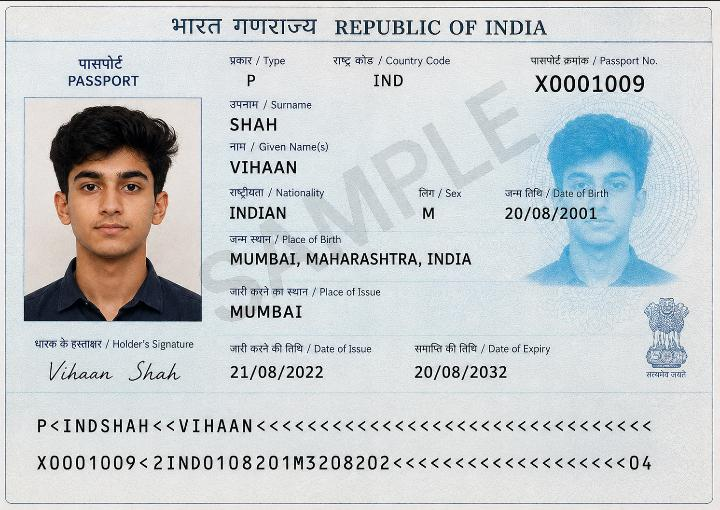
#> input picture Images/Passport/WhatsApp Image 2026-09-04 at 13.21.05.jpeg, 720 x 510 px
$ python -i ocr_4_stage.py   (imports and definitions only)
#> lines starting #> are read from the running program, lines starting #| are printed output that depends on the picture; after the words box and inside, x2 and y2 are one past the last pixel; in counts of white or black regions, pixels touching at a corner belong together
"""
Passport / Visa Document Screening + Database System
====================================================

4-stage pipeline:
    1. CLASSIFICATION  -> Passport or Visa
    2. EXTRACTION      -> OCR + MRZ / Visa fields
    3. VERIFICATION    -> Match against the correct JSON database
    4. STORAGE         -> Update the matching verified record

This is a project/demo screening system, NOT a certified authenticity
or immigration verification system.
"""

import cv2
import numpy as np
import pytesseract
import re
import json
import os
import sys
from datetime import datetime
from dataclasses import dataclass, field


# =========================================================
# CONFIGURATION
# =========================================================

BASE_DIR = os.path.dirname(os.path.abspath(__file__))

def resolve_db_path(filename):
#> called with filename = 'Passport.json'
    possible_roots = [
        BASE_DIR,
        os.path.dirname(BASE_DIR),
        os.getcwd(),
    ]
    candidates = []
    for root in possible_roots:
        candidates.append(os.path.join(root, "DataBase", filename))
        candidates.append(os.path.join(root, "database", filename))
        candidates.append(os.path.join(root, filename))

    for c in candidates:
        if os.path.exists(c):
            return os.path.abspath(c)

    default_root = (
        os.path.dirname(BASE_DIR)
        if os.path.basename(BASE_DIR).lower() == "backhend"
        else BASE_DIR
    )
    return os.path.abspath(os.path.join(default_root, "DataBase", filename))

PASSPORT_DB = resolve_db_path("Passport.json")
VISA_DB = resolve_db_path("Visas.json")

# If Tesseract is installed at the normal Windows location, this works.
# If tesseract is already in PATH, leave this as None.
TESSERACT_PATH = r"C:\Program Files\Tesseract-OCR\tesseract.exe"

if os.path.exists(TESSERACT_PATH):
    pytesseract.pytesseract.tesseract_cmd = TESSERACT_PATH


# =========================================================
# DATABASE LOADING
# =========================================================

def load_json_database(path):
    if not os.path.exists(path):
        raise FileNotFoundError(
            f"Database file not found: '{path}'. "
            f"Keep {PASSPORT_DB} and {VISA_DB} in the same folder as this script."
        )

    with open(path, "r", encoding="utf-8") as f:
        return json.load(f)


# [1 line that did not run here, left out]
# [1 line that did not run here, left out]


# =========================================================
# STAGE 1 - DOCUMENT CLASSIFICATION
# =========================================================

def normalize_ocr_text(text):
    return re.sub(r"\s+", " ", text.upper()).strip()


# [102 lines left out: functions detect_mrz_lines, classify_document, not called in this run]


# =========================================================
# COMMON IMAGE PREPROCESSING / OCR
# =========================================================

def preprocess_image(image_path):
    img = cv2.imread(image_path)
#> img is the input picture: shape (510, 720, 3); mean B, G, R 207.1, 204.8, 199.9

    if img is None:
        raise FileNotFoundError(
            f"Could not load '{image_path}'. "
            "Check the path and make sure the image is valid."
        )

    gray = cv2.cvtColor(img, cv2.COLOR_BGR2GRAY)
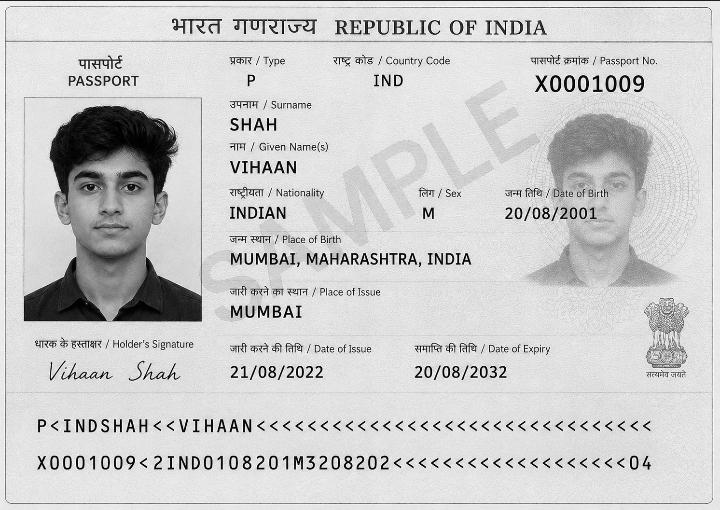
#> gray: shape (510, 720); min 0, max 255, mean 203.6

    denoised = cv2.fastNlMeansDenoising(gray, h=10)

    thresh = cv2.adaptiveThreshold(
        denoised,
        255,
        cv2.ADAPTIVE_THRESH_GAUSSIAN_C,
        cv2.THRESH_BINARY,
        31,
        15,
    )
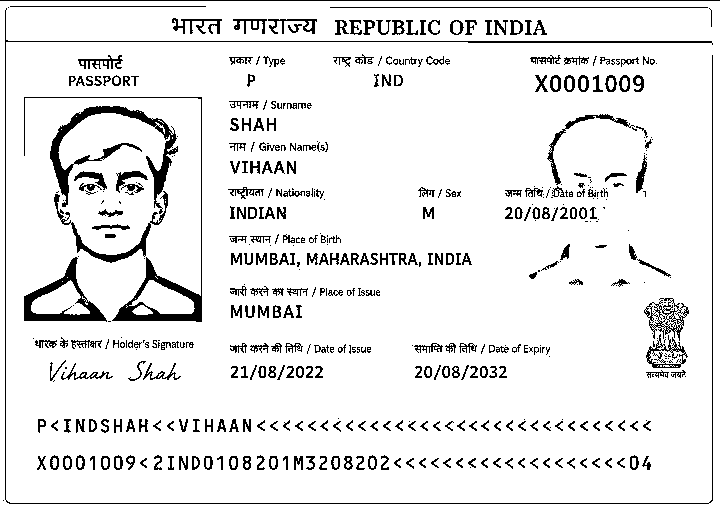
#> thresh: shape (510, 720); 91.4% white; 501 black regions (181 under 20 px), largest, box (x1, y1, x2, y2) and area: (5, 8, 713, 504) 2603, (50, 106, 178, 214) 2529, (24, 97, 202, 322) 1985

    return img, gray, thresh


def extract_text(thresh_img):
    config = "--oem 3 --psm 6"

#> (the run stopped early here; a loop or call above may not have finished)

$ run again, on Images/Passport/file_000000007db482119769f1833470771a.png
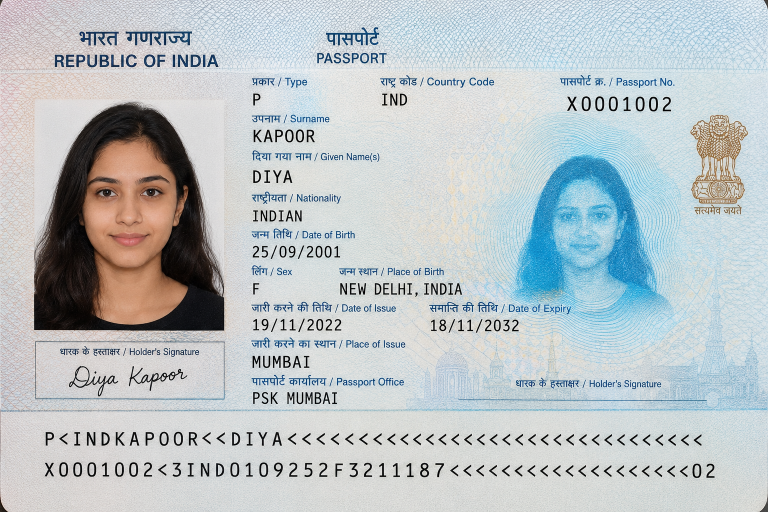
#> input picture Images/Passport/file_000000007db482119769f1833470771a.png, 1536 x 1024 px (shown at 1/2 size)
#> in preprocess_image, img is the input picture: shape (1024, 1536, 3); mean B, G, R 197.7, 194.8, 187.1
#> in preprocess_image, `gray = cv2.cvtColor(img, cv2.COLOR_BGR2GRAY)`:
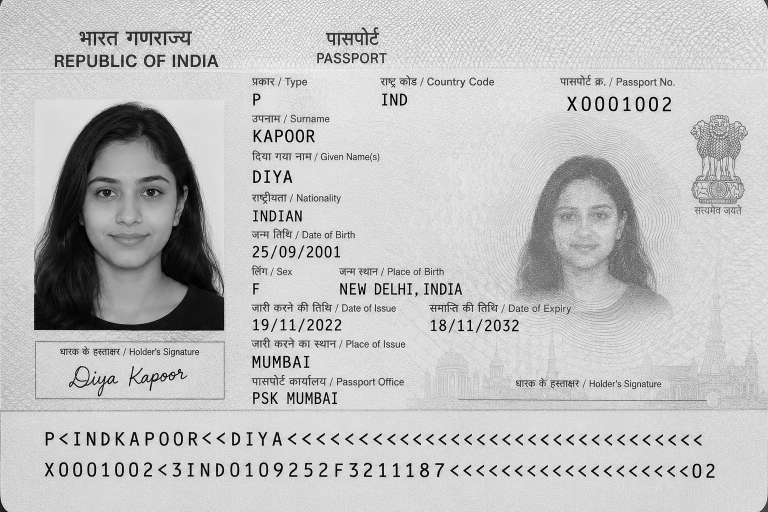
#> gray: shape (1024, 1536) (shown at 1/2 size); min 0, max 255, mean 192.8
#> in preprocess_image, `thresh = cv2.adaptiveThreshold( denoised, 255, cv2.ADAPTIVE_THRESH_GAU..`:
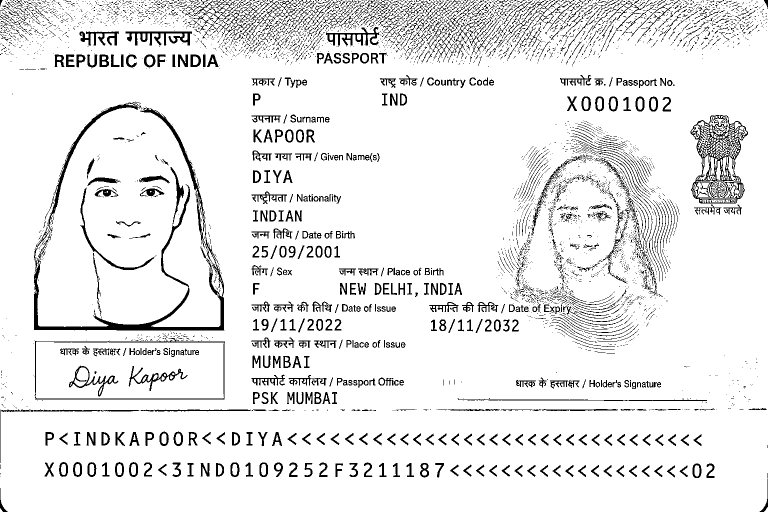
#> thresh: shape (1024, 1536) (shown at 1/2 size); 91.4% white; 5228 black regions (4373 under 20 px), largest, box (x1, y1, x2, y2) and area: (68, 215, 449, 661) 10045, (1381, 230, 1496, 407) 5956, (432, 0, 654, 88) 2673

$ run again, on Images/Passport/file_00000000a16482119d8c3abdf051f3ff.png
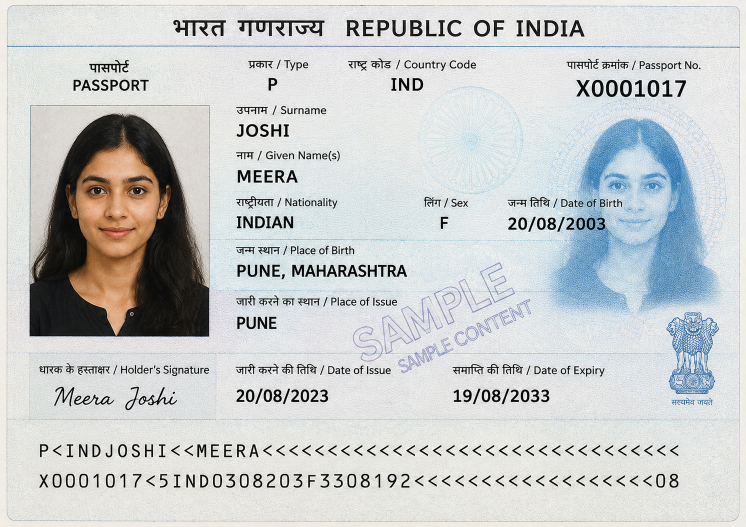
#> input picture Images/Passport/file_00000000a16482119d8c3abdf051f3ff.png, 1492 x 1054 px (shown at 1/2 size)
#> in preprocess_image, img is the input picture: shape (1054, 1492, 3); mean B, G, R 203.7, 203.5, 200.4
#> in preprocess_image, `gray = cv2.cvtColor(img, cv2.COLOR_BGR2GRAY)`:
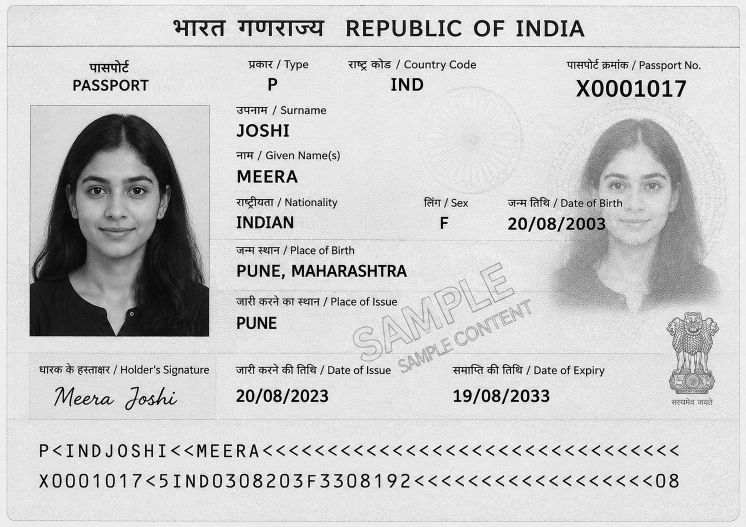
#> gray: shape (1054, 1492) (shown at 1/2 size); min 0, max 255, mean 202.6
#> in preprocess_image, `thresh = cv2.adaptiveThreshold( denoised, 255, cv2.ADAPTIVE_THRESH_GAU..`:
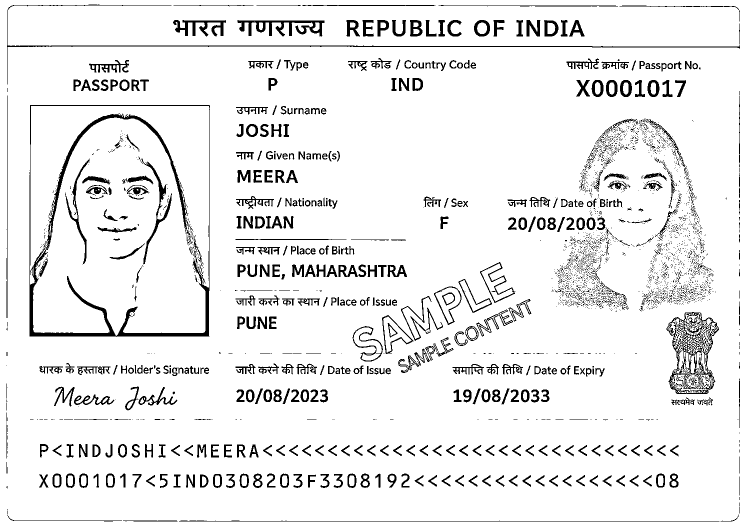
#> thresh: shape (1054, 1492) (shown at 1/2 size); 92.3% white; 3212 black regions (2671 under 20 px), largest, box (x1, y1, x2, y2) and area: (59, 210, 420, 674) 12104, (1333, 624, 1438, 788) 5103, (14, 9, 1480, 169) 3567

$ run again, on Images/Passport/file_00000000ac38821181fed815fa11c360.png
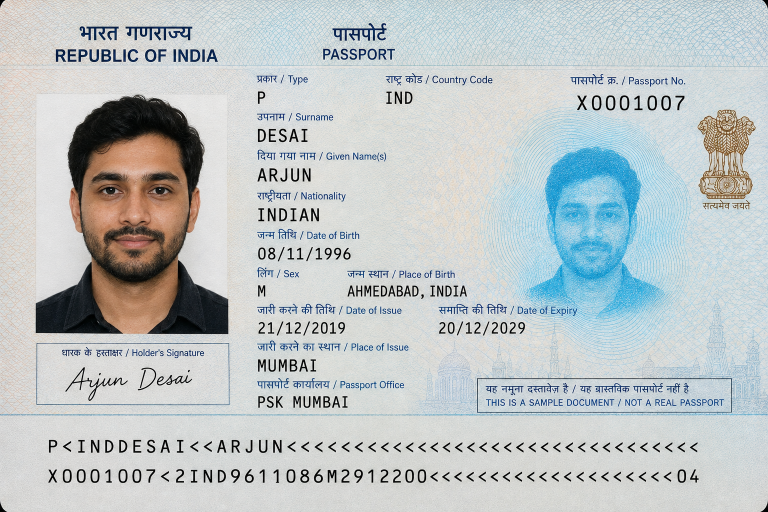
#> input picture Images/Passport/file_00000000ac38821181fed815fa11c360.png, 1536 x 1024 px (shown at 1/2 size)
#> in preprocess_image, img is the input picture: shape (1024, 1536, 3); mean B, G, R 197.8, 196.6, 189.9
#> in preprocess_image, `gray = cv2.cvtColor(img, cv2.COLOR_BGR2GRAY)`:
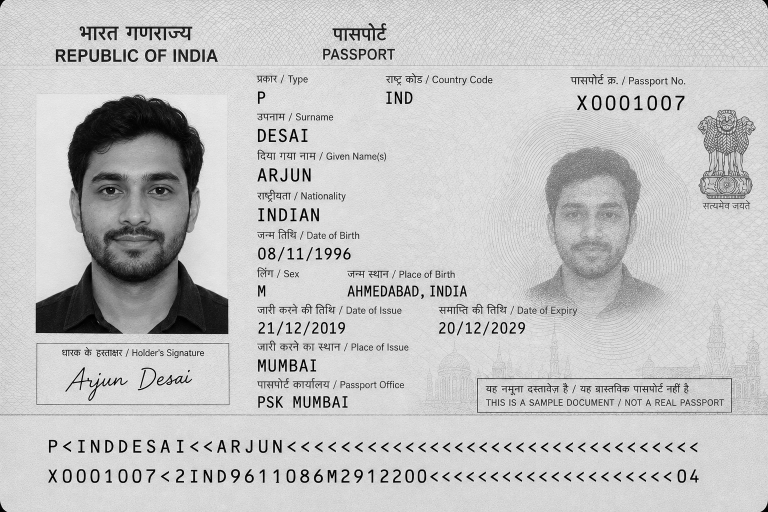
#> gray: shape (1024, 1536) (shown at 1/2 size); min 0, max 255, mean 194.7
#> in preprocess_image, `thresh = cv2.adaptiveThreshold( denoised, 255, cv2.ADAPTIVE_THRESH_GAU..`:
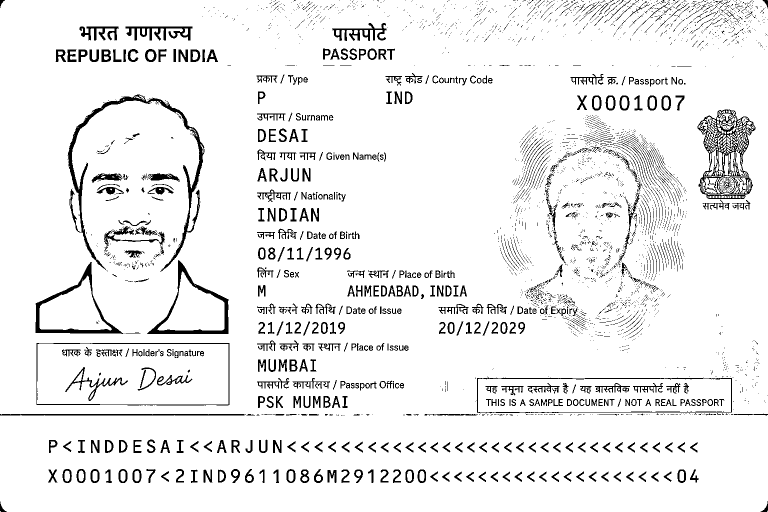
#> thresh: shape (1024, 1536) (shown at 1/2 size); 92.9% white; 3699 black regions (3031 under 20 px), largest, box (x1, y1, x2, y2) and area: (135, 189, 409, 544) 6987, (1395, 219, 1511, 398) 6395, (294, 520, 457, 668) 3282
